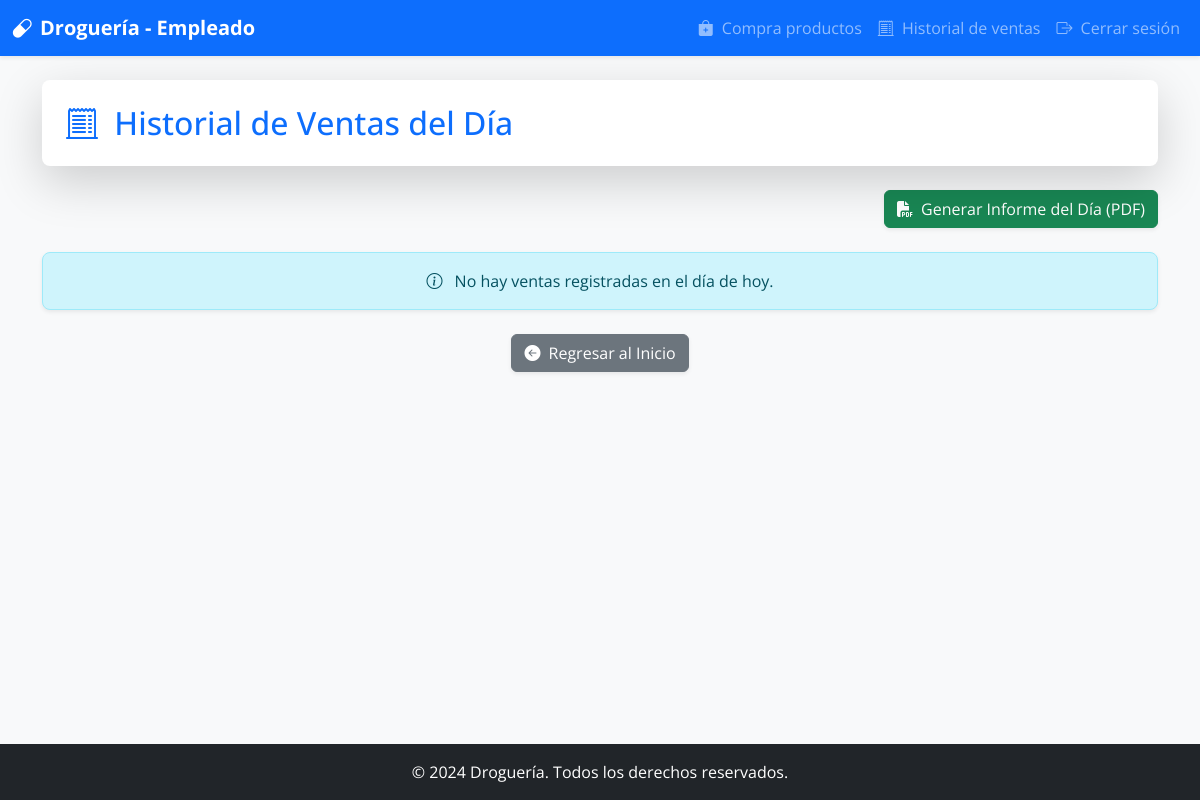
Page /historialVentas (signed in) on the earlier database version.
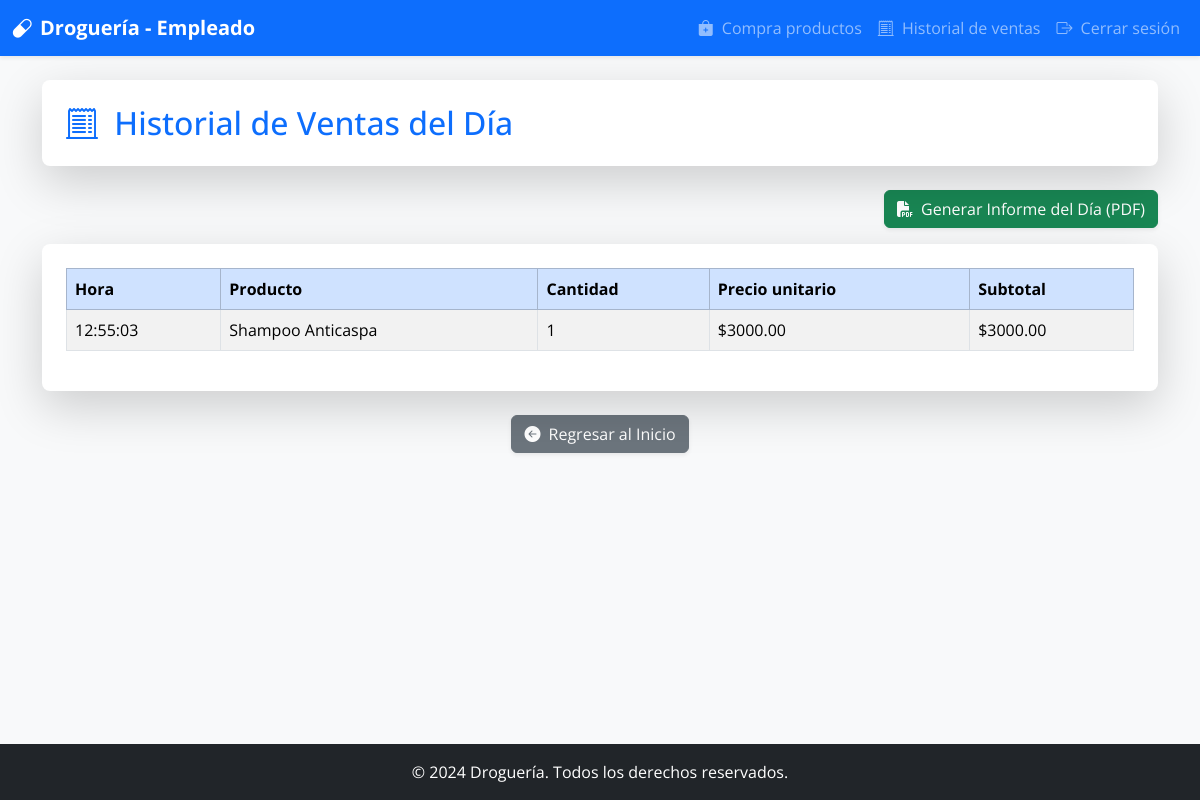
Same page on the later database version.
### models.py (models this page shows)
class FacturaDetalle(db.Model):
    __tablename__ = 'factura_Detalle'
    detalle_ID = db.Column(db.Integer, primary_key=True, autoincrement=True)
    factura_FK = db.Column(db.Integer, db.ForeignKey('facturas.factura_ID', ondelete='CASCADE'), nullable=False)
    producto_FK = db.Column(db.Integer, db.ForeignKey('productos.producto_ID', ondelete='CASCADE'), nullable=False)
    nombre_producto = db.Column(db.String(150), nullable=False)
    cantidad = db.Column(db.Integer, nullable=False)
    precio_unitario = db.Column(db.Numeric(10,2), nullable=False)
    subtotal = db.Column(db.Numeric(10,2), nullable=False)

### app.py (the view)
@app.route('/historialVentas')
@login_required
def historialVentas():
    hoy = date.today()
    facturas_del_dia = Factura.query.filter(Factura.fecha >= hoy).all()
    productos_vendidos = []
    for factura in facturas_del_dia:
        detalles = FacturaDetalle.query.filter_by(factura_FK=factura.factura_ID).all()
        for detalle in detalles:
            productos_vendidos.append({
                'nombre_producto': detalle.nombre_producto,
                'cantidad': detalle.cantidad,
                'precio_unitario': detalle.precio_unitario,
                'subtotal': detalle.subtotal,
                'hora': factura.fecha.strftime('%H:%M:%S')
            })
    return render_template('historialVentas.html', productos=productos_vendidos)

### app.py (called while the page is built)
@login_manager.user_loader
def load_user(user_id):
    return db.session.get(Usuario, int(user_id))

### templates/historialVentas.html (shortened to what this page needs)
<!DOCTYPE html>
<html lang="es">
<head>
    <link href="https://cdn.jsdelivr.net/npm/bootstrap@5.3.2/dist/css/bootstrap.min.css" rel="stylesheet">
    <link href="https://cdn.jsdelivr.net/npm/bootstrap-icons@1.11.1/font/bootstrap-icons.css" rel="stylesheet">
    <link href="https://cdn.datatables.net/1.13.6/css/dataTables.bootstrap5.min.css" rel="stylesheet">
    <link rel="stylesheet" href="https://cdnjs.cloudflare.com/ajax/libs/font-awesome/6.5.2/css/all.min.css">
</head>
<body class="bg-light">
    <nav class="navbar navbar-expand-lg navbar-dark bg-primary shadow-sm">
        <div class="container-fluid">
            <a class="navbar-brand d-flex align-items-center" href="{{ url_for('empleadoMain') }}">
                <i class="bi bi-capsule me-2"></i>
                <span class="fw-bold">Droguería - Empleado</span>
            </a>
            <div class="collapse navbar-collapse" id="menuEmpleado">
                <ul class="navbar-nav ms-auto mb-2 mb-lg-0">
                    <li class="nav-item">
                        <a class="nav-link" href="{{ url_for('productoYfactura') }}"><i class="bi bi-bag-plus-fill me-1"></i> Compra productos</a>
                    </li>
                    <li class="nav-item">
                        <a class="nav-link" href="{{ url_for('historialVentas') }}"><i class="bi bi-receipt-cutoff me-1"></i> Historial de ventas</a>
                    </li>
                    <li class="nav-item">
                        <a class="nav-link" href="{{ url_for('logout') }}"><i class="bi bi-box-arrow-right me-1"></i> Cerrar sesión</a>
                    </li>
                </ul>
            </div>
        </div>
    </nav>
    <main class="container my-4 mb-5">
        <div class="card shadow-lg p-4 rounded-3 border-0 bg-white mb-4">
            <h2 class="card-title text-primary mb-0">
                <i class="bi bi-receipt-cutoff me-2"></i> Historial de Ventas del Día
            </h2>
        </div>
        <div class="text-end mb-3">
            <a href="{{ url_for('generar_informe_ventas_pdf_route') }}" class="btn btn-success shadow-sm" target="_blank">
                <i class="fas fa-file-pdf me-1"></i> Generar Informe del Día (PDF)
            </a>
        </div>
        {% if productos %}
            <div class="card shadow-lg p-4 rounded-3 border-0 bg-white">
                <div class="table-responsive">
                    <table id="ventasTable" class="table table-striped table-hover table-bordered align-middle w-100">
                        <thead class="table-primary">
                            <tr>
                                <th>Hora</th>
                                <th>Producto</th>
                                <th>Cantidad</th>
                                <th>Precio unitario</th>
                                <th>Subtotal</th>
                            </tr>
                        </thead>
                        <tbody>
                            {% for producto in productos %}
                                <tr>
                                    <td>{{ producto.hora }}</td>
                                    <td>{{ producto.nombre_producto }}</td>
                                    <td>{{ producto.cantidad }}</td>
                                    <td>${{ '%.2f' % producto.precio_unitario }}</td>
                                    <td>${{ '%.2f' % producto.subtotal }}</td>
                                </tr>
                            {% endfor %}
                        </tbody>
                    </table>
                </div>
            </div>
        {% else %}
            <div class="alert alert-info text-center shadow-sm rounded-3 mt-4" role="alert">
                <i class="bi bi-info-circle me-2"></i> No hay ventas registradas en el día de hoy.
            </div>
        {% endif %}
        <div class="text-center mt-4">
            <a href="{{ url_for('empleadoMain') }}" class="btn btn-secondary shadow-sm">
                <i class="bi bi-arrow-left-circle-fill me-1"></i> Regresar al Inicio
            </a>
        </div>
    </main>
    <footer class="footer mt-auto py-3 bg-dark text-white">
        <div class="container text-center">
            <span>© 2024 Droguería. Todos los derechos reservados.</span>
        </div>
    </footer>
</body>
</html>

### templates/historialVentas.html (style rules this page uses)
body { font-family: 'Open Sans', sans-serif; display: flex; flex-direction: column; min-height: 100vh; }
main { flex: 1; }

Differences in the rows shown:
added FacturaDetalle: hora "12:55:03", nombre_producto "Shampoo Anticaspa", cantidad "1", precio_unitario "3000.00", subtotal "3000.00"
Other differences:
text no longer shown: "No hay ventas registradas en el día de hoy."
text now shown: "Hora Producto Cantidad Precio unitario Subtotal"
